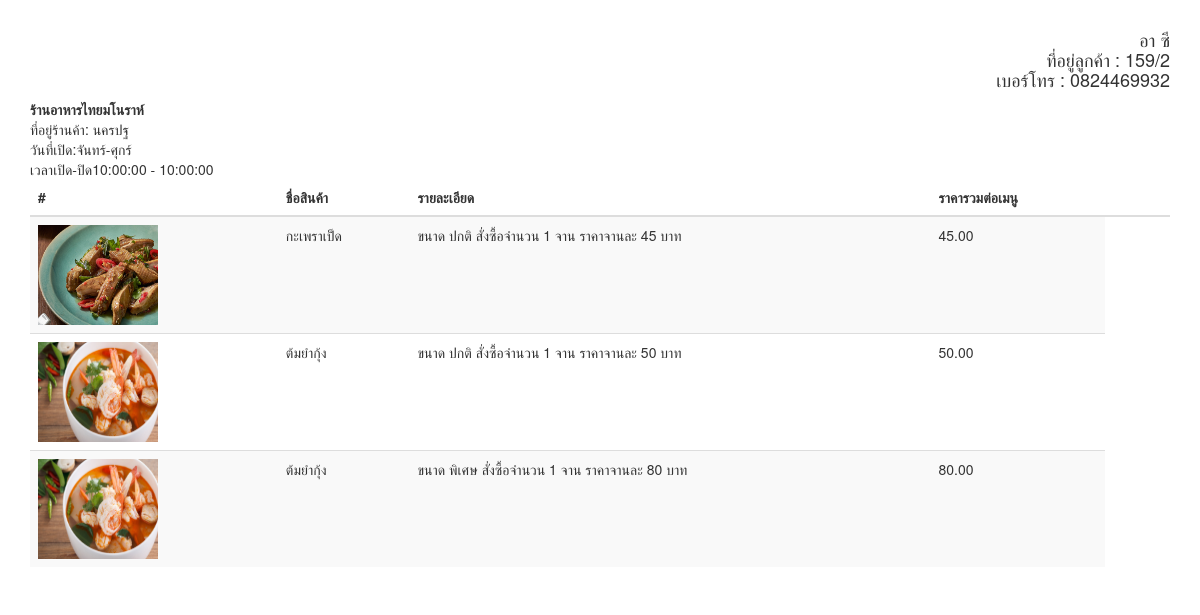
The app's page /Grab_present/website/order_detail_driver.php?id=34 with its own data.
### tables this page shows
CREATE TABLE `orders` (
  `id_orders` int(11) NOT NULL,
  `Cus_username` varchar(20) NOT NULL,
  `driver_username` varchar(20) DEFAULT NULL,
  `orders_vat` float NOT NULL,
  `orders_pay_type` bit(1) DEFAULT NULL,
  `id_orders_status` int(11) NOT NULL,
  `orders_total_price` float NOT NULL,
  `orders_date_start_send` datetime NOT NULL,
  `orders_date_end_send` datetime NOT NULL
);

CREATE TABLE `food` (
  `id_food` int(11) NOT NULL,
  `food_name` varchar(70) NOT NULL,
  `food_size` varchar(50) NOT NULL,
  `food_cash` float NOT NULL,
  `shop_username` varchar(20) NOT NULL,
  `FilesName` varchar(100) NOT NULL
);

CREATE TABLE `orders_detail` (
  `id_orders_detail` int(11) NOT NULL,
  `id_food` int(11) NOT NULL,
  `orders_detail_item` float NOT NULL,
  `id_orders` int(11) NOT NULL
);

CREATE TABLE `customer` (
  `Cus_Name` varchar(100) NOT NULL,
  `Cus_tel` varchar(150) NOT NULL,
  `Cus_address` varchar(600) NOT NULL,
  `Cus_email` varchar(70) NOT NULL,
  `Cus_username` varchar(20) NOT NULL,
  `Cus_password` varchar(10) NOT NULL,
  `Cus_work_status` bit(1) NOT NULL,
  `Cus_credit_card_number` char(16) DEFAULT NULL,
  `Cus_credit_card_exp_date` date DEFAULT NULL,
  `cus_credit_card_CVV` int(3) DEFAULT NULL,
  `ID_Cus_Status` int(11) DEFAULT NULL
);

CREATE TABLE `shop` (
  `shop_username` varchar(20) NOT NULL,
  `shop_password` varchar(20) NOT NULL,
  `shop_name` varchar(150) NOT NULL,
  `shop_address` varchar(500) NOT NULL,
  `shop_tel` varchar(10) NOT NULL,
  `shop_work_status` bit(1) NOT NULL,
  `shop_earn_acc_no` varchar(13) NOT NULL,
  `shop_earn_price` float NOT NULL,
  `shop_business_time_day` varchar(70) NOT NULL,
  `shop_business_time_open_time` time NOT NULL,
  `shop_business_time_close_time` time NOT NULL,
  `shop_share` float NOT NULL DEFAULT 0.4,
  `FilesName` varchar(100) NOT NULL
);

### Grab_present/website/order_detail_driver.php (the view, shortened to what this page needs)
<?php
require '../connect.php';
$id_order = $_GET["id"];
$meSql = "SELECT orders.id_orders,orders.Cus_username,orders.orders_total_price,orders.orders_date_start_send,
    orders_detail.id_food,orders_detail.orders_detail_item,food.food_name,food.food_size,food.food_cash,
    food.shop_username,food.FilesName,shop.shop_username,shop.shop_name,shop.shop_address,shop.shop_tel,shop.shop_business_time_day,
    shop.shop_business_time_open_time,shop.shop_business_time_close_time,customer.Cus_address,customer.Cus_tel,customer.Cus_Name
    FROM `orders` JOIN orders_detail
    ON orders.id_orders = orders_detail.id_orders
    JOIN food
    ON orders_detail.id_food = food.id_food
    JOIN shop
    ON food.shop_username = shop.shop_username
    JOIN customer
    ON orders.Cus_username = customer.Cus_username
WHERE orders.id_orders =$id_order";
$meQuery = mysqli_query($conn,$meSql);
?>
<!DOCTYPE html>
<html lang="en">
    <head>
        <link href="../shopping/bootstrap/css/bootstrap.min.css" rel="stylesheet">
        <link href="../shopping/bootstrap/css/nava.css" rel="stylesheet">
    </head>
    <body>
        <div class="container">
            <table class="table table-striped">
                <thead>
                    <tr>
                        <th>#</th>
                        <th>ชื่อสินค้า</th>
                        <th>รายละเอียด</th>
                        <th>ราคารวมต่อเมนู<th>
                        <th>&nbsp;</th>
                    </tr>
                </thead>
                <tbody>
                    <?php
                    $count=0;
                    while ($meResult = mysqli_fetch_array($meQuery))
                    {
                        ?>
                        <tr>
                            <?php $total_per = $meResult['food_cash']*$meResult['orders_detail_item'];?>
                            <td><img src="../Shop/myfile/<?php echo $meResult['FilesName'];?>" width="120px" height="100px" border="0"></td>
                            <td><?php echo $meResult['food_name']; ?></td>
                            <td>ขนาด <?php echo $meResult['food_size']; ?> สั่งซื้อจำนวน <?php echo $meResult['orders_detail_item'];?> จาน ราคาจานละ <?php echo $meResult['food_cash'];?> บาท</td>
                            <td><?php echo number_format($total_per,2); ?></td>
                        </tr>
                        <?php
                        if($count==0){
                            echo '<h4 style="text-align: right;">'.$meResult["Cus_Name"].'<br>ที่อยู่ลูกค้า : '.$meResult["Cus_address"].'<br>เบอร์โทร : '.$meResult["Cus_tel"].'</h4>';
                        echo '<b>'.$meResult["shop_name"].'</b><br>ที่อยู่ร้านค้า: '.$meResult["shop_address"].'<br> วันที่เปิด:'.$meResult["shop_business_time_day"].'<br> เวลาเปิด-ปิด'.$meResult["shop_business_time_open_time"].' - '.$meResult["shop_business_time_open_time"];
                        }
                        $count++;
                    }
                    ?>
                </tbody>
            </table>
        </div>
    </body>
</html>

### records on screen
orders: food.FilesName (picture), food.food_name "กะเพราเป็ด", food.food_size "ปกติ", orders_detail.orders_detail_item "1", food.food_cash "45", food.food_cash "45.00", Cus_username.Cus_Name "อา ซี", Cus_username.Cus_address "159/2", Cus_username.Cus_tel "0824469932", shop.shop_name "ร้านอาหารไทยมโนราห์", food.food_name "ต้มยำกุ้ง", food.food_cash "50", food.food_cash "50.00", food.food_size "พิเศษ", food.food_cash "80", food.food_cash "80.00"
